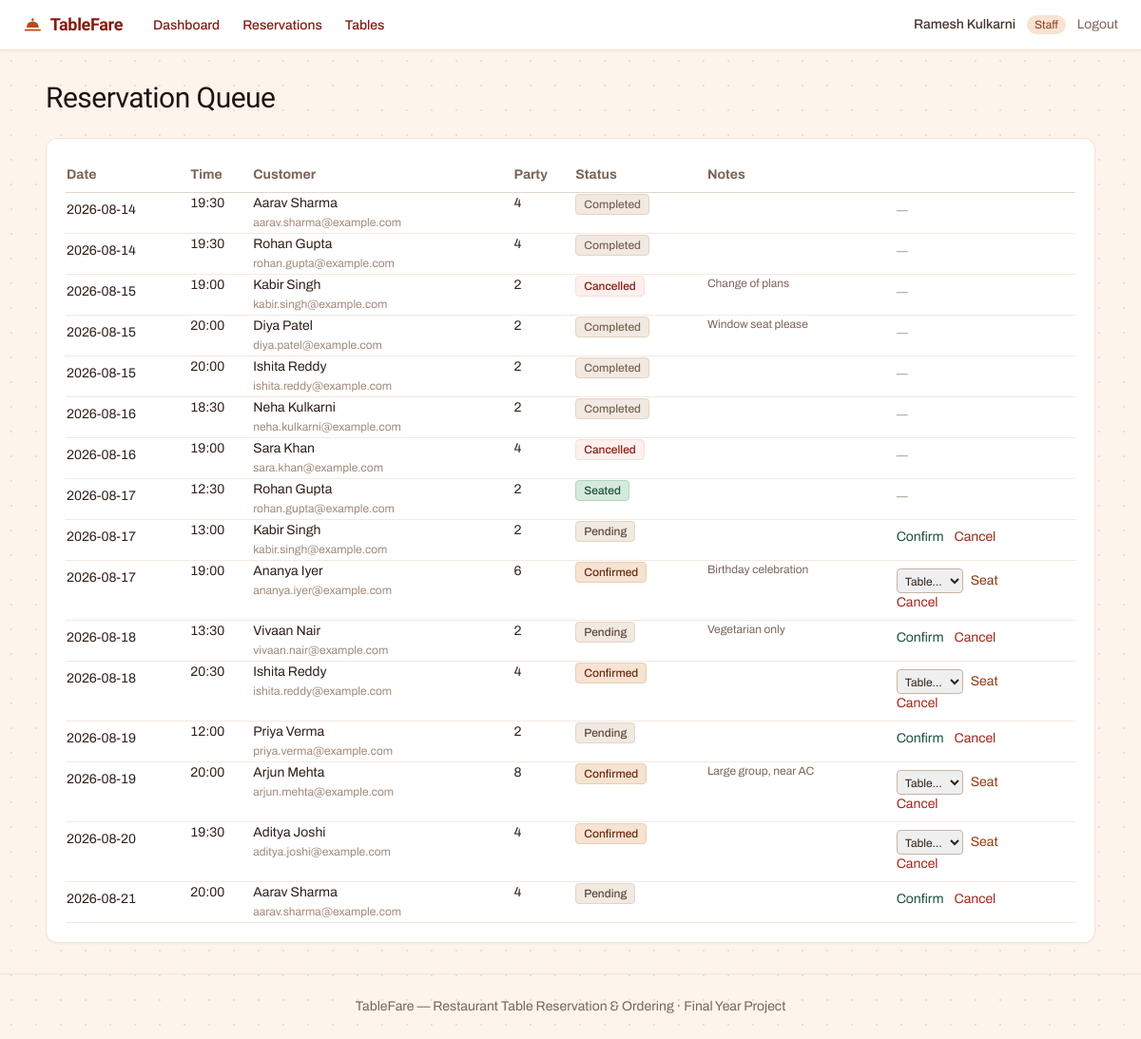
The page /index.php?route=staff/reservations (signed in) on the database its author committed.
### tables this page shows
CREATE TABLE reservations (
    id                 INT AUTO_INCREMENT PRIMARY KEY,
    customer_id        INT NOT NULL,
    table_id           INT NULL,
    reservation_date    DATE NOT NULL,
    reservation_time    TIME NOT NULL,
    party_size         INT NOT NULL,
    status             ENUM('pending','confirmed','seated','completed','cancelled') NOT NULL DEFAULT 'pending',
    special_requests   VARCHAR(255) NULL,
    created_at         TIMESTAMP NOT NULL DEFAULT CURRENT_TIMESTAMP,
    FOREIGN KEY (customer_id) REFERENCES customers(id) ON DELETE CASCADE,
    FOREIGN KEY (table_id) REFERENCES restaurant_tables(id) ON DELETE SET NULL
);

CREATE TABLE customers (
    id          INT AUTO_INCREMENT PRIMARY KEY,
    name        VARCHAR(100) NOT NULL,
    email       VARCHAR(150) NOT NULL UNIQUE,
    created_at  TIMESTAMP NOT NULL DEFAULT CURRENT_TIMESTAMP
);

### app/controllers/StaffController.php (called while the page is built, shortened)
<?php
require_once __DIR__ . '/../models/Reservation.php';
class StaffController
{
    public function reservations(): void
    {
        $reservations = Reservation::allWithDetails();
        $pageTitle = 'Reservation Queue';
        require __DIR__ . '/../views/staff/reservations.php';
    }
}

### public/index.php (called while the page is built, shortened)
<?php
require_once __DIR__ . '/../core/helpers.php';
require_once __DIR__ . '/../core/Database.php';
require_once __DIR__ . '/../app/controllers/StaffController.php';
$router = new Router();
$router->get('login', fn() => (new AuthController())->showLogin());
$router->post('login', fn() => (new AuthController())->login());
$router->post('logout', fn() => (new AuthController())->logout());
$router->get('admin/dashboard', fn() => (new AdminController())->dashboard());
$router->get('admin/tables', fn() => (new AdminController())->tables());
$router->post('admin/tables/store', fn() => (new AdminController())->tableStore());
$router->post('admin/tables/update', fn() => (new AdminController())->tableUpdate());
$router->post('admin/tables/status', fn() => (new AdminController())->tableToggleStatus());
$router->get('admin/tables/qr', fn() => (new AdminController())->tableQrDownload());
$router->get('admin/menu', fn() => (new AdminController())->menu());
$router->post('admin/menu/categories/store', fn() => (new AdminController())->categoryStore());
$router->post('admin/menu/categories/update', fn() => (new AdminController())->categoryUpdate());
$router->post('admin/menu/categories/delete', fn() => (new AdminController())->categoryDelete());
$router->post('admin/menu/items/store', fn() => (new AdminController())->itemStore());
$router->post('admin/menu/items/update', fn() => (new AdminController())->itemUpdate());
$router->post('admin/menu/items/delete', fn() => (new AdminController())->itemDelete());
$router->get('admin/staff', fn() => (new AdminController())->staff());
$router->post('admin/staff/store', fn() => (new AdminController())->staffStore());
$router->post('admin/staff/status', fn() => (new AdminController())->staffToggleStatus());
$router->get('admin/reservations', fn() => (new AdminController())->reservations());
$router->get('admin/reports', fn() => (new AdminController())->reports());
$router->get('staff/dashboard', fn() => (new StaffController())->dashboard());
$router->get('staff/reservations', fn() => (new StaffController())->reservations());
$router->post('staff/reservations/confirm', fn() => (new StaffController())->reservationConfirm());
$router->post('staff/reservations/cancel', fn() => (new StaffController())->reservationCancel());
$router->post('staff/reservations/seat', fn() => (new StaffController())->reservationSeat());
$router->get('staff/tables', fn() => (new StaffController())->tables());
$router->get('staff/sessions/detail', fn() => (new StaffController())->sessionDetail());
$router->post('staff/sessions/close', fn() => (new StaffController())->sessionForceClose());
$router->post('staff/orders/serve', fn() => (new StaffController())->orderMarkServed());
$router->get('staff/billing', fn() => (new StaffController())->billing());
$router->post('staff/billing/generate', fn() => (new StaffController())->billingGenerate());
$router->post('staff/billing/markpaid', fn() => (new StaffController())->billingMarkPaid());
$router->get('kitchen/queue', fn() => (new KitchenController())->queue());
$router->get('kitchen/queue/data', fn() => (new KitchenController())->queueData());
$router->post('kitchen/item/advance', fn() => (new KitchenController())->itemAdvance());
$router->get('booking/create', fn() => (new BookingController())->createForm());
$router->post('booking/create/otp', fn() => (new BookingController())->createSendOtp());
$router->post('booking/create/verify', fn() => (new BookingController())->createVerify());
$router->get('booking/lookup', fn() => (new BookingController())->lookupForm());
$router->post('booking/lookup/otp', fn() => (new BookingController())->lookupSendOtp());
$router->post('booking/lookup/verify', fn() => (new BookingController())->lookupVerify());
$router->get('booking/mine', fn() => (new BookingController())->mine());
$router->post('booking/cancel', fn() => (new BookingController())->cancel());
$router->get('table/join', fn() => (new TableController())->join());
$router->get('table/start', fn() => (new TableController())->startForm());
$router->post('table/start/otp', fn() => (new TableController())->startSendOtp());
$router->post('table/start/verify', fn() => (new TableController())->startVerify());
$router->get('table/started', fn() => (new TableController())->started());
$router->get('table/joincode', fn() => (new TableController())->joinCodeForm());
$router->post('table/joincode/submit', fn() => (new TableController())->joinCodeSubmit());
$router->get('order/menu', fn() => (new OrderController())->menu());
$router->get('order/cart', fn() => (new OrderController())->cartData());
$router->post('order/cart/add', fn() => (new OrderController())->cartAdd());
$router->post('order/cart/update', fn() => (new OrderController())->cartUpdate());
$router->post('order/place', fn() => (new OrderController())->place());
$router->get('order/mine', fn() => (new OrderController())->mine());
$route = $_GET['route'] ?? '';
$router->dispatch($_SERVER['REQUEST_METHOD'], $route);

### core/Router.php (called while the page is built, shortened)
<?php
class Router
{
    private array $routes = ['GET' => [], 'POST' => []];
    public function get(string $route, callable $handler): void
    {
        $this->routes['GET'][$route] = $handler;
    }
    public function post(string $route, callable $handler): void
    {
        $this->routes['POST'][$route] = $handler;
    }
    public function dispatch(string $method, string $route): void
    {
        $handler = $this->routes[$method][$route] ?? null;
        try {
            $handler();
        } catch (Throwable $e) {
            error_log($e->getMessage());
            http_response_code(500);
            require __DIR__ . '/../app/views/errors/500.php';
        }
    }
}

### core/Database.php (called while the page is built)
<?php
class Database
{
    private static ?PDO $instance = null;
    public static function connect(): PDO
    {
        if (self::$instance === null) {
            $config = require __DIR__ . '/../config/database.php';
            $dsn = sprintf(
                'mysql:host=%s;port=%d;dbname=%s;charset=%s',
                $config['host'],
                $config['port'],
                $config['database'],
                $config['charset']
            );
            self::$instance = new PDO($dsn, $config['username'], $config['password'], [
                PDO::ATTR_ERRMODE            => PDO::ERRMODE_EXCEPTION,
                PDO::ATTR_DEFAULT_FETCH_MODE => PDO::FETCH_ASSOC,
                PDO::ATTR_EMULATE_PREPARES   => false,
            ]);
        }
        return self::$instance;
    }
}

### app/models/Reservation.php (called while the page is built, shortened)
<?php
require_once __DIR__ . '/../../core/Database.php';
class Reservation
{
    public static function allWithDetails(): array
    {
        return Database::connect()->query(
            'SELECT r.*, c.name AS customer_name, c.email AS customer_email, t.table_number
             FROM reservations r
             JOIN customers c ON c.id = r.customer_id
             LEFT JOIN restaurant_tables t ON t.id = r.table_id
             ORDER BY r.reservation_date, r.reservation_time'
        )->fetchAll();
    }
}

### app/views/staff/reservations.php (the view, shortened to what this page needs)
<?php require __DIR__ . '/../partials/header.php'; ?>
<?php require __DIR__ . '/../partials/staff_navbar.php'; ?>
<main class="flex-1 max-w-6xl mx-auto w-full px-6 py-8">
    <h1 class="text-3xl text-stone-900"><?= e($pageTitle) ?></h1>
    <section class="bg-white rounded-xl border border-amber-100 shadow-sm p-5 mt-6">
        <table class="w-full text-sm">
            <thead><tr class="text-left text-stone-500 border-b border-stone-200">
                <th class="py-2">Date</th><th>Time</th><th>Customer</th><th>Party</th><th>Status</th><th>Notes</th><th></th>
            </tr></thead>
            <tbody>
            <?php foreach ($reservations as $r): ?>
                <tr class="border-b border-stone-100 align-top">
                    <td class="py-2"><?= e($r['reservation_date']) ?></td>
                    <td><?= e(substr($r['reservation_time'], 0, 5)) ?></td>
                    <td><?= e($r['customer_name']) ?><br><span class="text-stone-400 text-xs"><?= e($r['customer_email']) ?></span></td>
                    <td><?= (int)$r['party_size'] ?></td>
                    <td><?= status_badge($r['status']) ?></td>
                    <td class="text-stone-500 text-xs max-w-[160px]"><?= e($r['special_requests'] ?? '') ?></td>
                    <td class="py-2">
                        <?php if ($r['status'] === 'pending'): ?>
                            <form method="POST" action="/index.php?route=staff/reservations/confirm" class="inline">
                                <button type="submit" class="text-green-700 hover:underline text-sm">Confirm</button>
                            </form>
                            <form method="POST" action="/index.php?route=staff/reservations/cancel" class="inline ml-2">
                                <button type="submit" class="text-red-600 hover:underline text-sm">Cancel</button>
                            </form>
                        <?php elseif ($r['status'] === 'confirmed'): ?>
                            <form method="POST" action="/index.php?route=staff/reservations/seat" class="flex gap-2 items-center">
                                <select name="table_id" required class="text-xs rounded border border-stone-300 px-1 py-1">
                                    <option value="">Table&hellip;</option>
                                </select>
                                <button type="submit" class="text-amber-700 hover:underline text-sm">Seat</button>
                            </form>
                            <form method="POST" action="/index.php?route=staff/reservations/cancel" class="inline mt-1">
                                <button type="submit" class="text-red-600 hover:underline text-sm">Cancel</button>
                            </form>
                        <?php else: ?>
                            <span class="text-stone-400 text-xs">—</span>
                        <?php endif; ?>
                    </td>
                </tr>
            <?php endforeach; ?>
            </tbody>
        </table>
    </section>
</main>
<?php require __DIR__ . '/../partials/footer.php'; ?>

### core/helpers.php (shortened to what this page needs)
<?php
function e(?string $value): string
{
    return htmlspecialchars($value ?? '', ENT_QUOTES, 'UTF-8');
}
function status_badge(string $status): string
{
    $tones = [
        'placed'    => 'bg-stone-100 text-stone-600 border-stone-200',
        'preparing' => 'bg-amber-100 text-amber-800 border-amber-200',
        'ready'     => 'bg-green-100 text-green-700 border-green-200',
        'served'    => 'bg-green-50 text-green-600 border-green-100',
        'pending'   => 'bg-stone-100 text-stone-600 border-stone-200',
        'confirmed' => 'bg-amber-100 text-amber-800 border-amber-200',
        'seated'    => 'bg-green-100 text-green-700 border-green-200',
        'completed' => 'bg-stone-100 text-stone-500 border-stone-200',
        'cancelled' => 'bg-red-50 text-red-700 border-red-100',
        'unpaid'    => 'bg-red-50 text-red-700 border-red-100',
        'paid'      => 'bg-green-100 text-green-700 border-green-200',
        'active'    => 'bg-green-100 text-green-700 border-green-200',
        'inactive'  => 'bg-stone-100 text-stone-500 border-stone-200',
        'closed'    => 'bg-stone-100 text-stone-500 border-stone-200',
    ];
    $tone = $tones[$status] ?? 'bg-stone-100 text-stone-600 border-stone-200';
    return '<span class="inline-block px-2 py-0.5 rounded border text-xs font-medium capitalize ' . $tone . '">'
        . e(str_replace('_', ' ', $status)) . '</span>';
}
function wordmark(string $size = 'text-lg'): string
{
    return '<span class="font-display font-extrabold ' . $size . ' text-red-700 inline-flex items-center gap-2">'
        . '<svg viewBox="0 0 24 24" class="w-[1.15em] h-[1.15em] text-amber-600" fill="none" aria-hidden="true">'
        . '<path d="M3 18h18" stroke="currentColor" stroke-width="2" stroke-linecap="round"/>'
        . '<path d="M4.5 15a7.5 7.5 0 0 1 15 0z" fill="currentColor"/>'
        . '<circle cx="12" cy="5.4" r="1.5" fill="currentColor"/>'
        . '</svg>TableFare</span>';
}

### app/views/partials/header.php (style rules this page uses)
:root { color-scheme: light; }
body { background-color: #FDF4EC; background-image: radial-gradient(rgba(180, 80, 26, 0.14) 1px, transparent 1px); background-size: 26px 26px; background-position: -1px -1px; }
h1, h2, h3, .font-display { font-family: 'Bricolage Grotesque', Archivo, 'Segoe UI', sans-serif; letter-spacing: -0.018em; }
h1 { font-weight: 800; }
.tnum, table td, table th { font-variant-numeric: tabular-nums; }

### rows shown on the page
reservations: reservation_date "2026-08-14", reservation_time "19:30", customer.name "Aarav Sharma", customer.email "aarav.sharma@example.com", party_size "4", status "Completed"
reservations: reservation_date "2026-08-14", reservation_time "19:30", customer.name "Rohan Gupta", customer.email "rohan.gupta@example.com", party_size "4", status "Completed"
reservations: reservation_date "2026-08-15", reservation_time "19:00", customer.name "Kabir Singh", customer.email "kabir.singh@example.com", party_size "2", status "Cancelled", special_requests "Change of plans"
reservations: reservation_date "2026-08-15", reservation_time "20:00", customer.name "Diya Patel", customer.email "diya.patel@example.com", party_size "2", status "Completed", special_requests "Window seat please"
reservations: reservation_date "2026-08-15", reservation_time "20:00", customer.name "Ishita Reddy", customer.email "ishita.reddy@example.com", party_size "2", status "Completed"
reservations: reservation_date "2026-08-16", reservation_time "18:30", customer.name "Neha Kulkarni", customer.email "neha.kulkarni@example.com", party_size "2", status "Completed"
reservations: reservation_date "2026-08-16", reservation_time "19:00", customer.name "Sara Khan", customer.email "sara.khan@example.com", party_size "4", status "Cancelled"
reservations: reservation_date "2026-08-17", reservation_time "12:30", customer.name "Rohan Gupta", customer.email "rohan.gupta@example.com", party_size "2", status "Seated"
reservations: reservation_date "2026-08-17", reservation_time "13:00", customer.name "Kabir Singh", customer.email "kabir.singh@example.com", party_size "2", status "Pending"
reservations: reservation_date "2026-08-17", reservation_time "19:00", customer.name "Ananya Iyer", customer.email "ananya.iyer@example.com", party_size "6", status "Confirmed", special_requests "Birthday celebration"
reservations: reservation_date "2026-08-18", reservation_time "13:30", customer.name "Vivaan Nair", customer.email "vivaan.nair@example.com", party_size "2", status "Pending", special_requests "Vegetarian only"
reservations: reservation_date "2026-08-18", reservation_time "20:30", customer.name "Ishita Reddy", customer.email "ishita.reddy@example.com", party_size "4", status "Confirmed"
reservations: reservation_date "2026-08-19", reservation_time "12:00", customer.name "Priya Verma", customer.email "priya.verma@example.com", party_size "2", status "Pending"
reservations: reservation_date "2026-08-19", reservation_time "20:00", customer.name "Arjun Mehta", customer.email "arjun.mehta@example.com", party_size "8", status "Confirmed", special_requests "Large group, near AC"
reservations: reservation_date "2026-08-20", reservation_time "19:30", customer.name "Aditya Joshi", customer.email "aditya.joshi@example.com", party_size "4", status "Confirmed"
reservations: reservation_date "2026-08-21", reservation_time "20:00", customer.name "Aarav Sharma", customer.email "aarav.sharma@example.com", party_size "4", status "Pending"

### other values the page prints
$label "Dashboard"
$label "Reservations"
$label "Tables"
Auth::name() "Ramesh Kulkarni"
str_replace('_', ' ', $role) "Staff"
$pageTitle "Reservation Queue"
